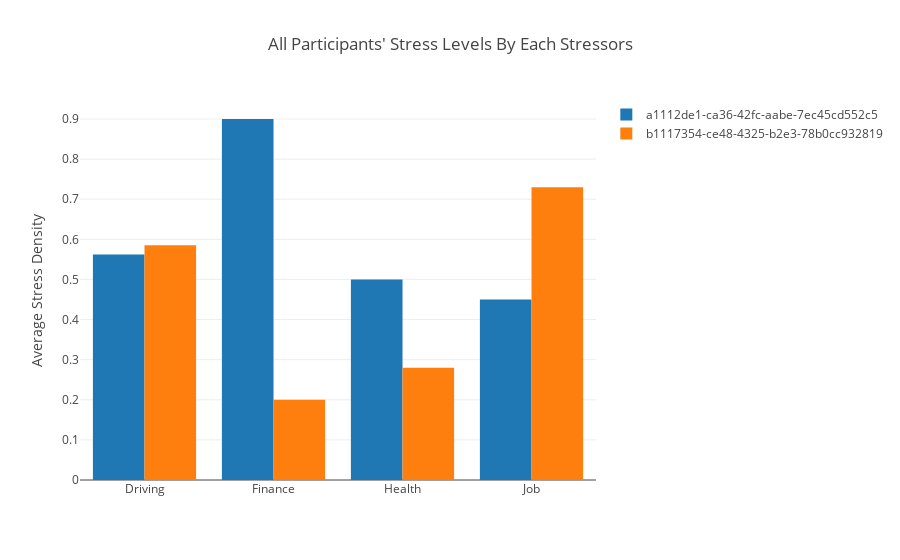

Notebook code cell kept with this figure:
### Markdown cell above
### Bar charts
Sometimes it is best to utilize bar charts to demonstrate the differences between subsets of participants.  In this example, we show the difference in stress events between the two participants in the example data for each of the four major stressor categories.  This chart is interactive using the mouse and controls to explore the data. The legend labels can be enabled/disabled by clicking on them.

### Code cell
stress_stream.plot_stress_bar()

### Figure 1 — Plotly figure (JSON) as saved in the notebook; plotly's stock layout.template omitted (floating-point values rounded to 4 significant figures)
{"data": [{"name": "a1112de1-ca36-42fc-aabe-7ec45cd552c5", "type": "bar", "uid": "ebf5fac5-ccce-452e-81f9-9e41ba569407", "x": ["Driving", "Finance", "Health", "Job"], "y": [0.562, 0.9, 0.5, 0.45]}, {"name": "b1117354-ce48-4325-b2e3-78b0cc932819", "type": "bar", "uid": "fc6d9b91-1bd5-4356-95f6-d7fae2822b18", "x": ["Driving", "Finance", "Health", "Job"], "y": [0.585, 0.2, 0.28, 0.73]}], "layout": {"autosize": true, "title": {"text": "All Participants' Stress Levels By Each Stressors"}, "xaxis": {"autorange": true, "range": [-0.5, 3.5], "type": "category"}, "yaxis": {"autorange": true, "range": [0, 0.9474], "title": {"text": "Average Stress Density"}, "type": "linear"}}}
